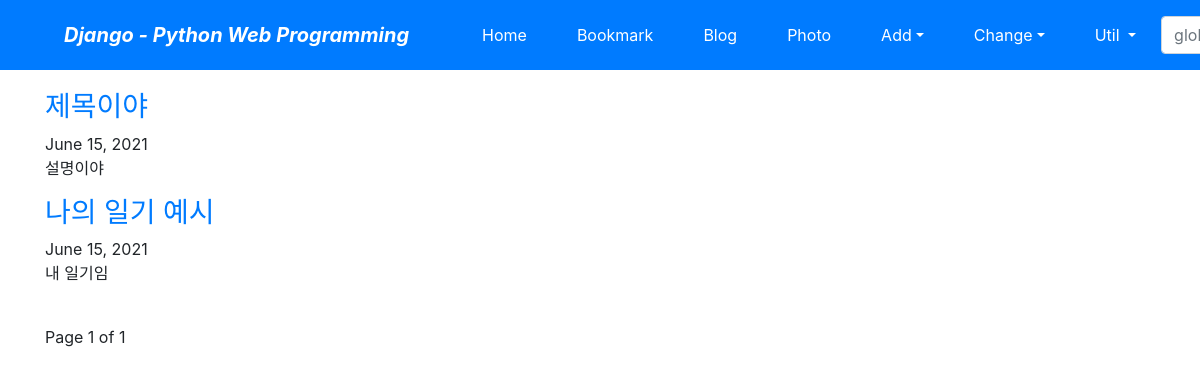
Page /blog/ on the earlier database version.
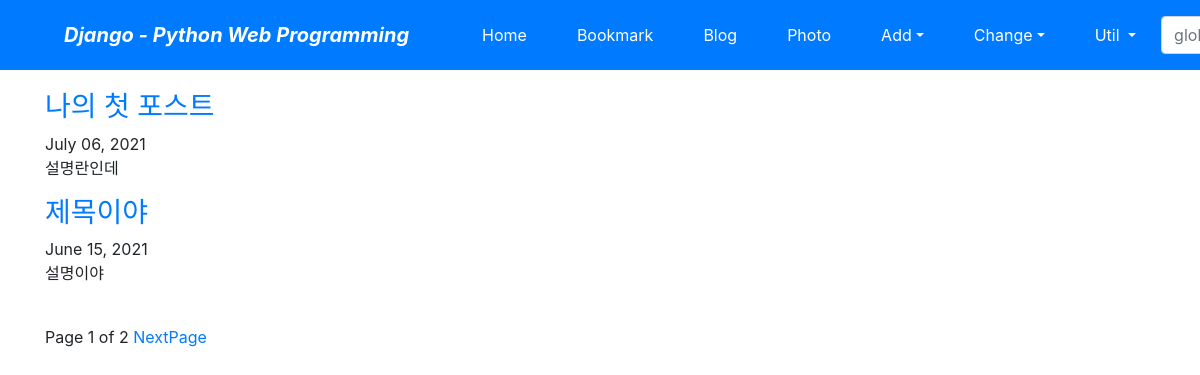
Same page on the later database version.
### blogapp/models.py (models this page shows, shortened)
class Post(models.Model):
    title = models.CharField(verbose_name='TITLE', max_length=50)
    slug = models.SlugField('SLUG', unique=True, allow_unicode=True, help_text='one word for title alias.')
    description = models.CharField('DESCRIPTION', max_length=100, blank=True, help_text='simple description text.')
    content = models.TextField('CONTENT')
    create_dt = models.DateTimeField('CREATE DATE', auto_now_add=True)
    modify_dt = models.DateTimeField('MODIFY DATE', auto_now=True)
    tags = TaggableManager(blank=True)
    owner = models.ForeignKey(User, on_delete=models.CASCADE, verbose_name='OWNER', blank=True, null=True)
    class Meta:
        verbose_name = 'post'
        verbose_name_plural = 'posts'
        db_table = 'blogapp_posts'
        ordering = ('-modify_dt',)
    def get_absolute_url(self):
        return reverse('blog:post_detail', args=(self.slug,))

### blogapp/views.py (the view)
# urls.py: path('', views.PostLV.as_view(), name='index'),
class PostLV(ListView):
    model = Post
    template_name = 'blogapp/post_all.html'
    context_object_name = 'posts'
    paginate_by = 2

### blogapp/templates/blogapp/post_all.html (shortened to what this page needs)
{% extends 'base.html' %}
{% block content %}
{% for post in posts %}
    <h3><a href='{{ post.get_absolute_url }}'>{{ post.title }}</a></h3>
    {{ post.modify_dt|date:"N d, Y" }}
    <p>{{ post.description }}</p>
{% endfor %}
<br>
<div>
    <span>
        Page {{ page_obj.number }} of {{ page_obj.paginator.num_pages }}
        {% if page_obj.has_next %}
            <a href="?page={{ page_obj.next_page_number }}">NextPage</a>
        {% endif %}
    </span>
</div>
{% endblock %}

Differences in the rows shown:
no longer on this page (row unchanged): Post: title "나의 일기 예시", modify_dt "June 15, 2021", description "내 일기임"
added Post: title "나의 첫 포스트", modify_dt "July 06, 2021", description "설명란인데"
Other differences:
{{ page_obj.paginator.num_pages }}: "1" → "2"
text now shown: "NextPage"
